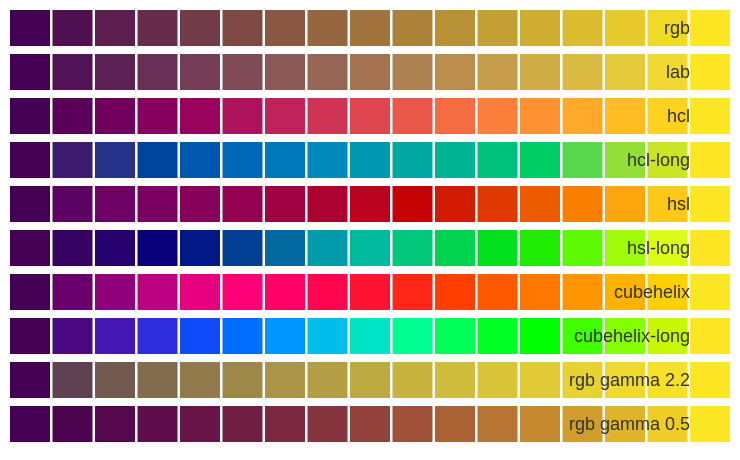

Describe this chart as a Vega-Lite specification.
### Vega specification from a JSON file in a GitHub repository (floating-point values rounded to 4 significant figures)
{"$schema": "https://vega.github.io/schema/vega/v6.json", "description": "Every colour space Vega can interpolate a ramp in, over the same two ends, plus the rgb gamma — the only interpolator d3 gives one. Both ends are exact whichever is chosen; the path between them is the only thing a reader sees, and the gamma bends that path without moving either end.", "width": 340, "height": 220, "padding": 5, "background": "white", "data": [{"name": "steps", "values": [{"t": 0.0}, {"t": 0.0625}, {"t": 0.125}, {"t": 0.1875}, {"t": 0.25}, {"t": 0.3125}, {"t": 0.375}, {"t": 0.4375}, {"t": 0.5}, {"t": 0.5625}, {"t": 0.625}, {"t": 0.6875}, {"t": 0.75}, {"t": 0.8125}, {"t": 0.875}, {"t": 0.9375}, {"t": 1.0}]}], "scales": [{"name": "x", "type": "linear", "domain": [0, 1], "range": "width"}, {"name": "rgb", "type": "linear", "domain": [0, 1], "range": ["#440154", "#fde725"], "interpolate": "rgb"}, {"name": "lab", "type": "linear", "domain": [0, 1], "range": ["#440154", "#fde725"], "interpolate": "lab"}, {"name": "hcl", "type": "linear", "domain": [0, 1], "range": ["#440154", "#fde725"], "interpolate": "hcl"}, {"name": "hcl-long", "type": "linear", "domain": [0, 1], "range": ["#440154", "#fde725"], "interpolate": "hcl-long"}, {"name": "hsl", "type": "linear", "domain": [0, 1], "range": ["#440154", "#fde725"], "interpolate": "hsl"}, {"name": "hsl-long", "type": "linear", "domain": [0, 1], "range": ["#440154", "#fde725"], "interpolate": "hsl-long"}, {"name": "cubehelix", "type": "linear", "domain": [0, 1], "range": ["#440154", "#fde725"], "interpolate": "cubehelix"}, {"name": "cubehelix-long", "type": "linear", "domain": [0, 1], "range": ["#440154", "#fde725"], "interpolate": "cubehelix-long"}, {"name": "gamma22", "type": "linear", "domain": [0, 1], "range": ["#440154", "#fde725"], "interpolate": {"type": "rgb", "gamma": 2.2}}, {"name": "gamma05", "type": "linear", "domain": [0, 1], "range": ["#440154", "#fde725"], "interpolate": {"type": "rgb", "gamma": 0.5}}], "marks": [{"type": "rect", "from": {"data": "steps"}, "encode": {"enter": {"x": {"scale": "x", "field": "t"}, "width": {"value": 20}, "y": {"value": 0}, "height": {"value": 18}, "fill": {"scale": "rgb", "field": "t"}}}}, {"type": "rect", "from": {"data": "steps"}, "encode": {"enter": {"x": {"scale": "x", "field": "t"}, "width": {"value": 20}, "y": {"value": 22}, "height": {"value": 18}, "fill": {"scale": "lab", "field": "t"}}}}, {"type": "rect", "from": {"data": "steps"}, "encode": {"enter": {"x": {"scale": "x", "field": "t"}, "width": {"value": 20}, "y": {"value": 44}, "height": {"value": 18}, "fill": {"scale": "hcl", "field": "t"}}}}, {"type": "rect", "from": {"data": "steps"}, "encode": {"enter": {"x": {"scale": "x", "field": "t"}, "width": {"value": 20}, "y": {"value": 66}, "height": {"value": 18}, "fill": {"scale": "hcl-long", "field": "t"}}}}, {"type": "rect", "from": {"data": "steps"}, "encode": {"enter": {"x": {"scale": "x", "field": "t"}, "width": {"value": 20}, "y": {"value": 88}, "height": {"value": 18}, "fill": {"scale": "hsl", "field": "t"}}}}, {"type": "rect", "from": {"data": "steps"}, "encode": {"enter": {"x": {"scale": "x", "field": "t"}, "width": {"value": 20}, "y": {"value": 110}, "height": {"value": 18}, "fill": {"scale": "hsl-long", "field": "t"}}}}, {"type": "rect", "from": {"data": "steps"}, "encode": {"enter": {"x": {"scale": "x", "field": "t"}, "width": {"value": 20}, "y": {"value": 132}, "height": {"value": 18}, "fill": {"scale": "cubehelix", "field": "t"}}}}, {"type": "rect", "from": {"data": "steps"}, "encode": {"enter": {"x": {"scale": "x", "field": "t"}, "width": {"value": 20}, "y": {"value": 154}, "height": {"value": 18}, "fill": {"scale": "cubehelix-long", "field": "t"}}}}, {"type": "rect", "from": {"data": "steps"}, "encode": {"enter": {"x": {"scale": "x", "field": "t"}, "width": {"value": 20}, "y": {"value": 176}, "height": {"value": 18}, "fill": {"scale": "gamma22", "field": "t"}}}}, {"type": "rect", "from": {"data": "steps"}, "encode": {"enter": {"x": {"scale": "x", "field": "t"}, "width": {"value": 20}, "y": {"value": 198}, "height": {"value": 18}, "fill": {"scale": "gamma05", "field": "t"}}}}, {"type": "text", "encode": {"enter": {"x": {"signal": "width"}, "y": {"value": 9}, "text": {"value": "rgb"}, "align": {"value": "right"}, "baseline": {"value": "middle"}, "fontSize": {"value": 9}, "fill": {"value": "#333333"}}}}, {"type": "text", "encode": {"enter": {"x": {"signal": "width"}, "y": {"value": 31}, "text": {"value": "lab"}, "align": {"value": "right"}, "baseline": {"value": "middle"}, "fontSize": {"value": 9}, "fill": {"value": "#333333"}}}}, {"type": "text", "encode": {"enter": {"x": {"signal": "width"}, "y": {"value": 53}, "text": {"value": "hcl"}, "align": {"value": "right"}, "baseline": {"value": "middle"}, "fontSize": {"value": 9}, "fill": {"value": "#333333"}}}}, {"type": "text", "encode": {"enter": {"x": {"signal": "width"}, "y": {"value": 75}, "text": {"value": "hcl-long"}, "align": {"value": "right"}, "baseline": {"value": "middle"}, "fontSize": {"value": 9}, "fill": {"value": "#333333"}}}}, {"type": "text", "encode": {"enter": {"x": {"signal": "width"}, "y": {"value": 97}, "text": {"value": "hsl"}, "align": {"value": "right"}, "baseline": {"value": "middle"}, "fontSize": {"value": 9}, "fill": {"value": "#333333"}}}}, {"type": "text", "encode": {"enter": {"x": {"signal": "width"}, "y": {"value": 119}, "text": {"value": "hsl-long"}, "align": {"value": "right"}, "baseline": {"value": "middle"}, "fontSize": {"value": 9}, "fill": {"value": "#333333"}}}}, {"type": "text", "encode": {"enter": {"x": {"signal": "width"}, "y": {"value": 141}, "text": {"value": "cubehelix"}, "align": {"value": "right"}, "baseline": {"value": "middle"}, "fontSize": {"value": 9}, "fill": {"value": "#333333"}}}}, {"type": "text", "encode": {"enter": {"x": {"signal": "width"}, "y": {"value": 163}, "text": {"value": "cubehelix-long"}, "align": {"value": "right"}, "baseline": {"value": "middle"}, "fontSize": {"value": 9}, "fill": {"value": "#333333"}}}}, {"type": "text", "encode": {"enter": {"x": {"signal": "width"}, "y": {"value": 185}, "text": {"value": "rgb gamma 2.2"}, "align": {"value": "right"}, "baseline": {"value": "middle"}, "fontSize": {"value": 9}, "fill": {"value": "#333333"}}}}, {"type": "text", "encode": {"enter": {"x": {"signal": "width"}, "y": {"value": 207}, "text": {"value": "rgb gamma 0.5"}, "align": {"value": "right"}, "baseline": {"value": "middle"}, "fontSize": {"value": 9}, "fill": {"value": "#333333"}}}}]}
